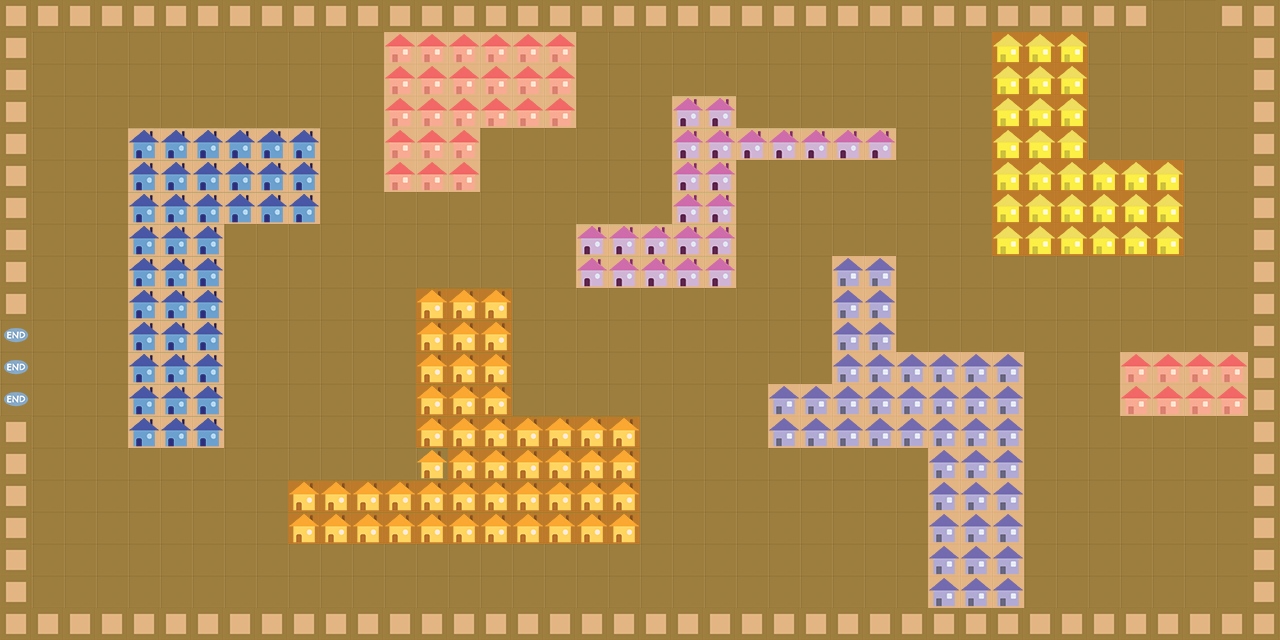

This game map was drawn from its Tiled (.tmx) file and the tilesets committed beside it. A one-line description and the trimmed map source follow:
An orthogonal 40x20 tile map with 32x32 px tiles, 3 tile layers (groundLayer, platformLayer, houseLayer) and 5 objects (start, end, robot3, robot1, robot2).

<map version="1.2" tiledversion="1.3.5" orientation="orthogonal" renderorder="right-down" width="40" height="20" tilewidth="32" tileheight="32" infinite="0" nextlayerid="9" nextobjectid="8">
 <editorsettings>
  <export target="level02.json" format="json" />
 </editorsettings>
 <tileset firstgid="1" name="tiled-32x32" tilewidth="32" tileheight="32" tilecount="25" columns="5">
  <image source="tiled-32x32.png" width="160" height="160" />
  <tile id="0">
   <properties>
    <property name="block" type="bool" value="true" />
   </properties>
  </tile>
  <tile id="1">
   <properties>
    <property name="block" type="bool" value="true" />
   </properties>
  </tile>
  <tile id="3">
   <properties>
    <property name="block" type="bool" value="true" />
   </properties>
  </tile>
  <tile id="10">
   <properties>
    <property name="block" type="bool" value="true" />
   </properties>
  </tile>
  <tile id="11">
   <properties>
    <property name="block" type="bool" value="true" />
   </properties>
  </tile>
  <tile id="12">
   <properties>
    <property name="block" type="bool" value="true" />
   </properties>
  </tile>
  <tile id="15">
   <properties>
    <property name="block" type="bool" value="true" />
   </properties>
  </tile>
  <tile id="16">
   <properties>
    <property name="block" type="bool" value="true" />
   </properties>
  </tile>
  <tile id="17">
   <properties>
    <property name="block" type="bool" value="true" />
   </properties>
  </tile>
 </tileset>
 <layer id="1" name="groundLayer" width="40" height="20">
  <data>[800 cells, 800 non-empty, 1 distinct tile ids]</data>
 </layer>
 <layer id="2" name="platformLayer" width="40" height="20">
  <data>[800 cells, 328 non-empty, 4 distinct tile ids]</data>
 </layer>
 <layer id="5" name="houseLayer" width="40" height="20">
  <data>[800 cells, 215 non-empty, 6 distinct tile ids]</data>
 </layer>
 <objectgroup id="3" name="objectLayer">
  <object id="1" name="start" x="1165.67" y="17.6667">
   <point />
  </object>
  <object id="2" name="end" x="14.3333" y="375.333">
   <point />
  </object>
  <object id="3" name="robot3" x="352" y="100">
   <point />
  </object>
  <object id="5" name="robot1" x="69.3333" y="589.333">
   <point />
  </object>
  <object id="6" name="robot2" x="789.333" y="358.667">
   <point />
  </object>
 </objectgroup>
</map>
